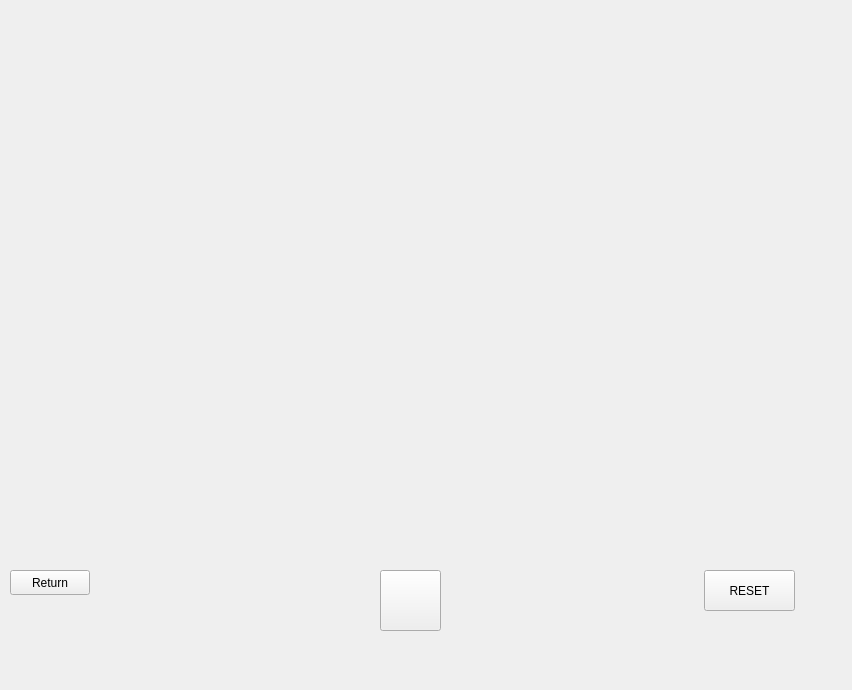
<?xml version="1.0" encoding="UTF-8"?>
<ui version="4.0">
 <class>MainWindow</class>
 <widget class="QMainWindow" name="MainWindow">
  <property name="geometry">
   <rect>
    <x>0</x>
    <y>0</y>
    <width>852</width>
    <height>690</height>
   </rect>
  </property>
  <property name="windowTitle">
   <string>Snakes &amp; Ladders</string>
  </property>
  <widget class="QWidget" name="centralwidget">
   <widget class="QLabel" name="lbl_board">
    <property name="geometry">
     <rect>
      <x>10</x>
      <y>10</y>
      <width>831</width>
      <height>551</height>
     </rect>
    </property>
    <property name="text">
     <string/>
    </property>
    <property name="pixmap">
     <pixmap>../images/number_board.png</pixmap>
    </property>
    <property name="scaledContents">
     <bool>true</bool>
    </property>
   </widget>
   <widget class="QPushButton" name="btn_return">
    <property name="geometry">
     <rect>
      <x>10</x>
      <y>570</y>
      <width>80</width>
      <height>25</height>
     </rect>
    </property>
    <property name="text">
     <string>Return</string>
    </property>
   </widget>
   <widget class="QLabel" name="lbl_player">
    <property name="geometry">
     <rect>
      <x>30</x>
      <y>500</y>
      <width>31</width>
      <height>51</height>
     </rect>
    </property>
    <property name="text">
     <string/>
    </property>
    <property name="pixmap">
     <pixmap>../images/pieces_red.png</pixmap>
    </property>
    <property name="scaledContents">
     <bool>true</bool>
    </property>
   </widget>
   <widget class="QPushButton" name="btn_dice">
    <property name="geometry">
     <rect>
      <x>380</x>
      <y>570</y>
      <width>61</width>
      <height>61</height>
     </rect>
    </property>
    <property name="text">
     <string/>
    </property>
   </widget>
   <widget class="QLabel" name="lbl_dice_show">
    <property name="geometry">
     <rect>
      <x>480</x>
      <y>570</y>
      <width>61</width>
      <height>51</height>
     </rect>
    </property>
    <property name="font">
     <font>
      <pointsize>15</pointsize>
     </font>
    </property>
    <property name="text">
     <string/>
    </property>
   </widget>
   <widget class="QPushButton" name="btn_reset">
    <property name="geometry">
     <rect>
      <x>704</x>
      <y>570</y>
      <width>91</width>
      <height>41</height>
     </rect>
    </property>
    <property name="text">
     <string>RESET</string>
    </property>
   </widget>
   <widget class="QLabel" name="lbl_snake">
    <property name="geometry">
     <rect>
      <x>340</x>
      <y>170</y>
      <width>261</width>
      <height>231</height>
     </rect>
    </property>
    <property name="styleSheet">
     <string notr="true">background: transparent;</string>
    </property>
    <property name="text">
     <string/>
    </property>
    <property name="pixmap">
     <pixmap>C:/Users/potat/Downloads/snake-removebg-preview.png</pixmap>
    </property>
    <property name="scaledContents">
     <bool>true</bool>
    </property>
   </widget>
   <widget class="QLabel" name="lbl_ladder">
    <property name="geometry">
     <rect>
      <x>120</x>
      <y>160</y>
      <width>191</width>
      <height>381</height>
     </rect>
    </property>
    <property name="styleSheet">
     <string notr="true">background: transparent;</string>
    </property>
    <property name="text">
     <string/>
    </property>
    <property name="pixmap">
     <pixmap>C:/Users/potat/Downloads/ladder-removebg-preview.png</pixmap>
    </property>
    <property name="scaledContents">
     <bool>true</bool>
    </property>
   </widget>
   <zorder>lbl_board</zorder>
   <zorder>btn_return</zorder>
   <zorder>btn_dice</zorder>
   <zorder>lbl_dice_show</zorder>
   <zorder>btn_reset</zorder>
   <zorder>lbl_player</zorder>
   <zorder>lbl_snake</zorder>
   <zorder>lbl_ladder</zorder>
  </widget>
 </widget>
 <resources/>
 <connections>
  <connection>
   <sender>btn_return</sender>
   <signal>clicked()</signal>
   <receiver>MainWindow</receiver>
   <slot>btn_return_a()</slot>
   <hints>
    <hint type="sourcelabel">
     <x>788</x>
     <y>670</y>
    </hint>
    <hint type="destinationlabel">
     <x>671</x>
     <y>668</y>
    </hint>
   </hints>
  </connection>
  <connection>
   <sender>btn_dice</sender>
   <signal>clicked()</signal>
   <receiver>MainWindow</receiver>
   <slot>btn_dice_a()</slot>
   <hints>
    <hint type="sourcelabel">
     <x>420</x>
     <y>594</y>
    </hint>
    <hint type="destinationlabel">
     <x>564</x>
     <y>614</y>
    </hint>
   </hints>
  </connection>
  <connection>
   <sender>btn_reset</sender>
   <signal>clicked()</signal>
   <receiver>MainWindow</receiver>
   <slot>btn_reset_a()</slot>
   <hints>
    <hint type="sourcelabel">
     <x>738</x>
     <y>576</y>
    </hint>
    <hint type="destinationlabel">
     <x>611</x>
     <y>584</y>
    </hint>
   </hints>
  </connection>
 </connections>
 <slots>
  <slot>btn_return_a()</slot>
  <slot>btn_dice_a()</slot>
  <slot>btn_reset_a()</slot>
 </slots>
</ui>
